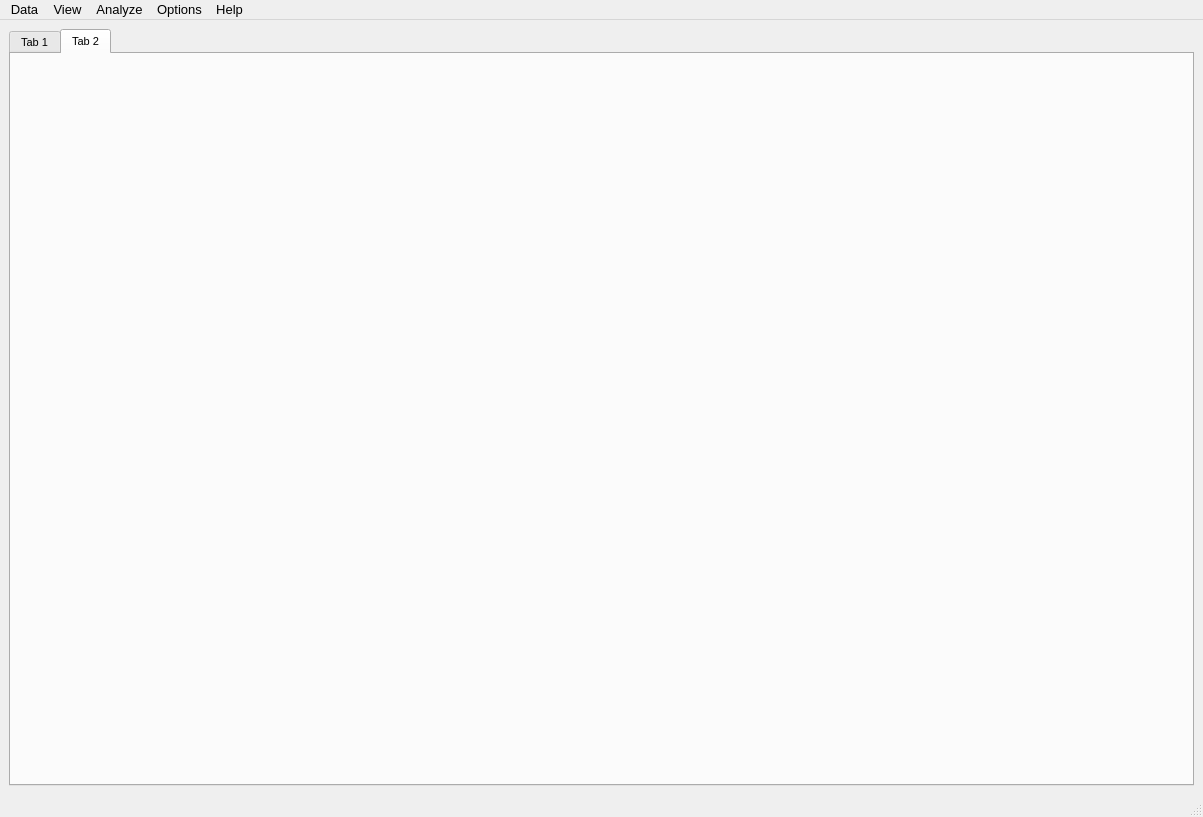
<?xml version="1.0" encoding="UTF-8"?>
<ui version="4.0">
 <class>MainWindow</class>
 <widget class="QMainWindow" name="MainWindow">
  <property name="geometry">
   <rect>
    <x>0</x>
    <y>0</y>
    <width>1203</width>
    <height>817</height>
   </rect>
  </property>
  <property name="font">
   <font>
    <pointsize>8</pointsize>
   </font>
  </property>
  <property name="windowTitle">
   <string>MainWindow</string>
  </property>
  <widget class="QWidget" name="centralwidget">
   <property name="sizePolicy">
    <sizepolicy hsizetype="Expanding" vsizetype="Expanding">
     <horstretch>0</horstretch>
     <verstretch>0</verstretch>
    </sizepolicy>
   </property>
   <layout class="QHBoxLayout" name="horizontalLayout">
    <item>
     <widget class="QTabWidget" name="tabWidget">
      <property name="tabPosition">
       <enum>QTabWidget::North</enum>
      </property>
      <property name="tabShape">
       <enum>QTabWidget::Rounded</enum>
      </property>
      <property name="currentIndex">
       <number>1</number>
      </property>
      <widget class="QWidget" name="tab">
       <property name="sizePolicy">
        <sizepolicy hsizetype="Expanding" vsizetype="Expanding">
         <horstretch>0</horstretch>
         <verstretch>0</verstretch>
        </sizepolicy>
       </property>
       <attribute name="title">
        <string>Tab 1</string>
       </attribute>
      </widget>
      <widget class="QWidget" name="tab_2">
       <property name="enabled">
        <bool>true</bool>
       </property>
       <property name="sizePolicy">
        <sizepolicy hsizetype="Expanding" vsizetype="Expanding">
         <horstretch>0</horstretch>
         <verstretch>0</verstretch>
        </sizepolicy>
       </property>
       <attribute name="title">
        <string>Tab 2</string>
       </attribute>
      </widget>
     </widget>
    </item>
   </layout>
  </widget>
  <widget class="QStatusBar" name="statusbar"/>
  <widget class="QMenuBar" name="menubar">
   <property name="geometry">
    <rect>
     <x>0</x>
     <y>0</y>
     <width>1203</width>
     <height>23</height>
    </rect>
   </property>
   <property name="font">
    <font>
     <pointsize>10</pointsize>
    </font>
   </property>
   <widget class="QMenu" name="menuData">
    <property name="title">
     <string>Data</string>
    </property>
    <widget class="QMenu" name="menuExport_Config_to">
     <property name="title">
      <string>Export Config to..</string>
     </property>
     <addaction name="separator"/>
     <addaction name="actionCsv"/>
     <addaction name="actionH5"/>
     <addaction name="actionJson"/>
     <addaction name="actionYaml"/>
    </widget>
    <addaction name="actionLoad"/>
    <addaction name="actionNew"/>
    <addaction name="separator"/>
    <addaction name="menuExport_Config_to"/>
    <addaction name="separator"/>
    <addaction name="actionExit"/>
   </widget>
   <widget class="QMenu" name="menuView">
    <property name="title">
     <string>View</string>
    </property>
    <addaction name="actionFullscreen"/>
    <addaction name="separator"/>
    <addaction name="actionColors"/>
   </widget>
   <widget class="QMenu" name="menuHelp">
    <property name="title">
     <string>Help</string>
    </property>
    <addaction name="actionDocumentation"/>
    <addaction name="actionGit"/>
    <addaction name="actionReleases"/>
    <addaction name="separator"/>
    <addaction name="actionLicence"/>
   </widget>
   <widget class="QMenu" name="menuAnalyze">
    <property name="title">
     <string>Analyze</string>
    </property>
    <widget class="QMenu" name="menuExport_History_to">
     <property name="title">
      <string>Export History to </string>
     </property>
     <addaction name="actionJson_2"/>
     <addaction name="actionCsv_2"/>
     <addaction name="actiontxt"/>
    </widget>
    <addaction name="menuExport_History_to"/>
   </widget>
   <widget class="QMenu" name="menuOptions">
    <property name="title">
     <string>Options</string>
    </property>
    <addaction name="actionKey_Binding"/>
   </widget>
   <addaction name="menuData"/>
   <addaction name="menuView"/>
   <addaction name="menuAnalyze"/>
   <addaction name="menuOptions"/>
   <addaction name="menuHelp"/>
  </widget>
  <action name="actionLoad">
   <property name="text">
    <string>Load</string>
   </property>
  </action>
  <action name="actionCsv">
   <property name="text">
    <string>Csv</string>
   </property>
  </action>
  <action name="actionH5">
   <property name="text">
    <string>H5</string>
   </property>
  </action>
  <action name="actionJson">
   <property name="text">
    <string>Json</string>
   </property>
  </action>
  <action name="actionYaml">
   <property name="text">
    <string>Yaml</string>
   </property>
  </action>
  <action name="actionNew">
   <property name="text">
    <string>New</string>
   </property>
  </action>
  <action name="actionExit">
   <property name="text">
    <string>Exit</string>
   </property>
  </action>
  <action name="actionKey_Binding">
   <property name="text">
    <string>Key Binding</string>
   </property>
  </action>
  <action name="actionDocumentation">
   <property name="text">
    <string>Documentation</string>
   </property>
  </action>
  <action name="actionGit">
   <property name="text">
    <string>Git</string>
   </property>
  </action>
  <action name="actionReleases">
   <property name="text">
    <string>Releases</string>
   </property>
  </action>
  <action name="actionLicence">
   <property name="text">
    <string>Licence</string>
   </property>
  </action>
  <action name="actionFullscreen">
   <property name="checkable">
    <bool>true</bool>
   </property>
   <property name="text">
    <string>Fullscreen</string>
   </property>
  </action>
  <action name="actionColors">
   <property name="text">
    <string>Colors</string>
   </property>
  </action>
  <action name="actionJson_2">
   <property name="text">
    <string>Json</string>
   </property>
  </action>
  <action name="actionCsv_2">
   <property name="text">
    <string>Csv</string>
   </property>
  </action>
  <action name="actiontxt">
   <property name="text">
    <string>Text</string>
   </property>
  </action>
  <action name="actionCreate_Plot">
   <property name="text">
    <string>Create Plot</string>
   </property>
  </action>
 </widget>
 <resources/>
 <connections/>
</ui>
